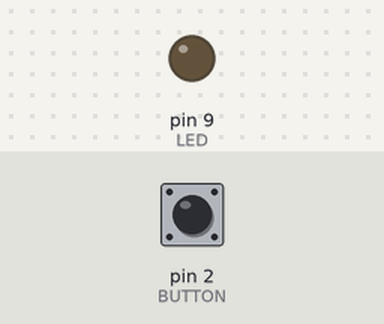
Recording of a sketch running on a simulated Arduino Uno, built with avr-gcc and run on an emulated ATmega328P. Parts: output pins drawn as LEDs (lit = HIGH). The inputs (shaded band) are chosen by the test bench; at power-on: pin 2 (BUTTON) HIGH.

Above: at 1.2 s.
1.3 s: pin 2 (BUTTON) pulled LOW for 0.15 s
At 2.5 s:
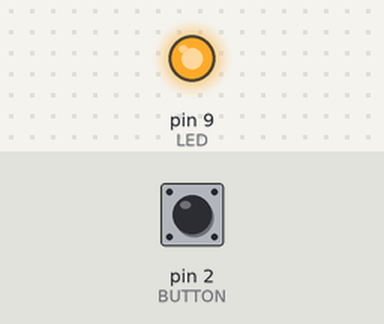
2.9 s: pin 2 (BUTTON) pulled LOW for 1 s
At 3.7 s:
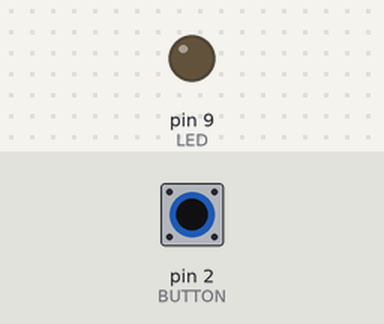
5.4 s: pin 2 (BUTTON) pulled LOW for 3.2 s
At 6.8 s:
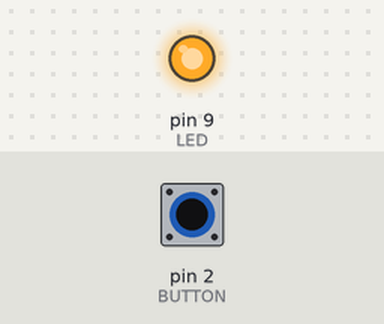
Timing chart, 0 to 8.4 s (numbered marks = the images above; inputs shaded):
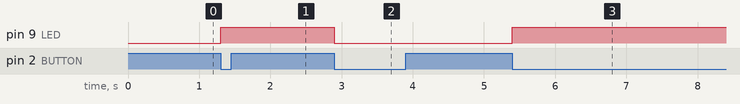

Measured:
- after the input at 1.3 s, pin 9 (LED): LOW → HIGH at once
- after the input at 2.9 s, pin 9 (LED): HIGH → LOW at once
- after the input at 5.4 s, pin 9 (LED): LOW → HIGH at once

The sketch:

18.ino
```cpp
const int BUTTON = 2;
const int LED    = 9;

bool ledOn = false;
bool lastState = HIGH;

void setup() {
  pinMode(BUTTON, INPUT_PULLUP);
  pinMode(LED, OUTPUT);
}

void loop() {
  bool state = digitalRead(BUTTON);

  if (lastState == HIGH && state == LOW) {   // จังหวะที่เพิ่งกดลง
    ledOn = !ledOn;
    digitalWrite(LED, ledOn);
    delay(50);                               // กันอาการเด้ง
  }
  lastState = state;
}
```
